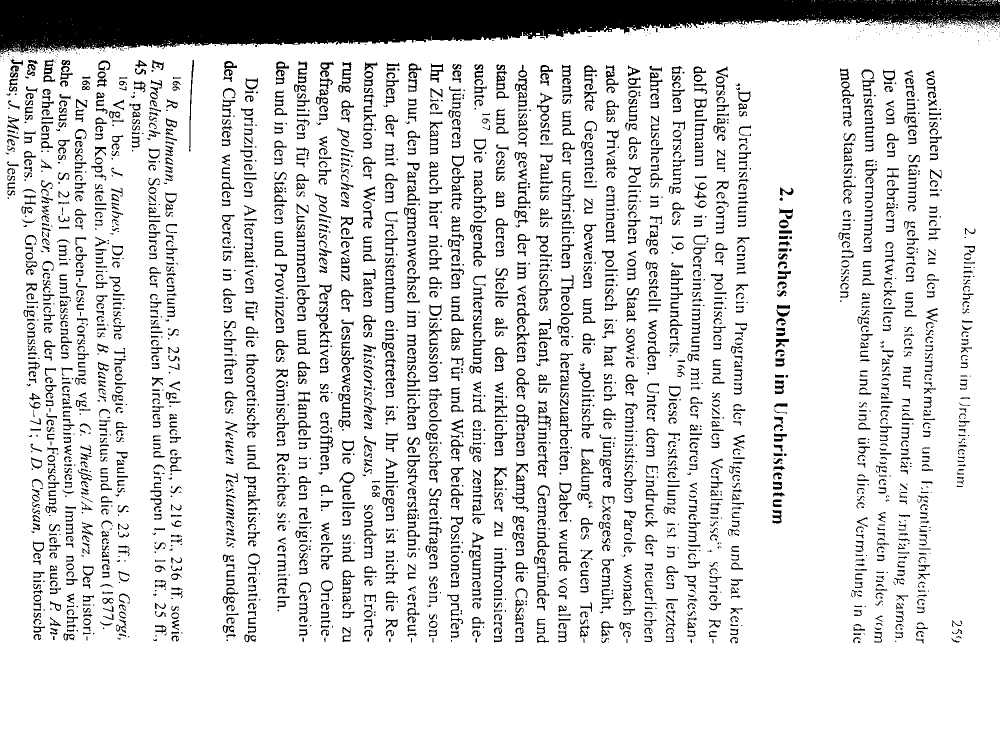
#> input picture images/mod/book_deskew.jpg, 2000 x 1500 px (shown at 1/2 size)
$ python -i processImage.py   (imports and definitions only)
#> lines starting #> are read from the running program, lines starting #| are printed output that depends on the picture; after the words box and inside, x2 and y2 are one past the last pixel; in counts of white or black regions, pixels touching at a corner belong together
#> further down, picture is the input picture: shape (1500, 2000, 3); min 0, max 255, mean 222.1
import cv2
import numpy as np


# Funcion to resize an image to targetWidth and targetHeight while preserving the aspect ratio
# [7 lines left out: function resize, not called in this run]

# Funtion to obtain a gray scale image
def grayScale(image):
    return cv2.cvtColor(image, cv2.COLOR_BGR2GRAY)

# Function to remove noise
# [26 lines left out: functions removeNoise, changeFontSize, not called in this run]

# Function to get the skew angle of an image
# Corrected version of the original by: Leo Ertuna (https://becominghuman.ai/how-to-automatically-deskew-straighten-a-text-image-using-opencv-a0c30aed83df)
# see changes in the cv2.minAreaRect() function since version 4.5.1: https://github.com/opencv/opencv/issues/19472
def getSkewAngle(image, verbose: bool=False) -> float:

#> called with verbose = False
    newImage = image.copy()

    # Prepare image, convert to gray scale, blur, and threshold
    if len(newImage.shape) == 3:
        gray = cv2.cvtColor(src=newImage, code=cv2.COLOR_BGR2GRAY)
    else:
        gray = image
    blur = cv2.GaussianBlur(src=gray, ksize=(1, 1), sigmaX=0)
    thresh = cv2.threshold(src=blur, thresh=0, maxval=255, type=cv2.THRESH_BINARY_INV + cv2.THRESH_OTSU)[1]
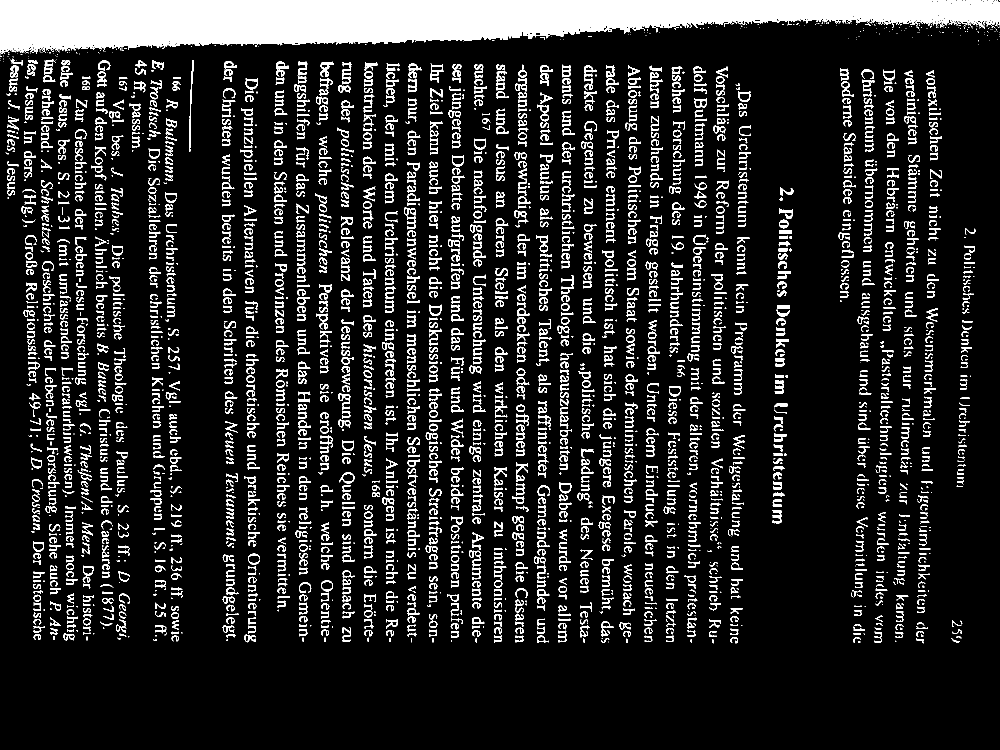
#> thresh: shape (1500, 2000) (shown at 1/2 size); 12.8% white; 3618 white regions (1014 under 20 px), largest, box (x1, y1, x2, y2) and area: (0, 0, 2000, 108) 139680, (378, 120, 388, 304) 441, (684, 124, 703, 169) 380
    kernel = cv2.getStructuringElement(shape=cv2.MORPH_RECT, ksize=(30, 5))
    dilate = cv2.dilate(src=thresh, kernel=kernel, iterations=1)
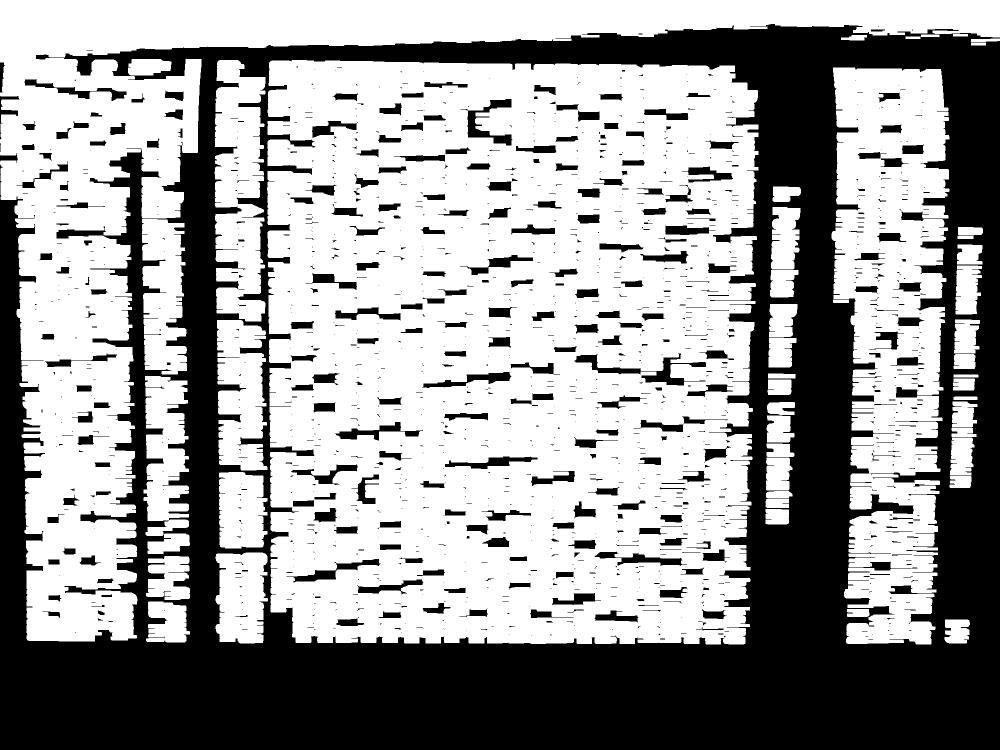
#> dilate: shape (1500, 2000) (shown at 1/2 size); 60.2% white; 1398 black regions (970 under 20 px)

    # Find all contours
    contours = cv2.findContours(image=dilate, mode=cv2.RETR_LIST, method=cv2.CHAIN_APPROX_SIMPLE)[0]
#> contours = 1567 contours, 872 with area under 20; largest, box (x1, y1, x2, y2) and area: (534, 120, 1517, 1289) 1093498, (0, 0, 2000, 1283) 434387, (1663, 135, 1899, 1289) 196354, (429, 120, 531, 643) 39830, (434, 640, 535, 941) 22930
    contours = sorted(contours, key=cv2.contourArea, reverse=True)
#> (the run stopped early here; a loop or call above may not have finished)
